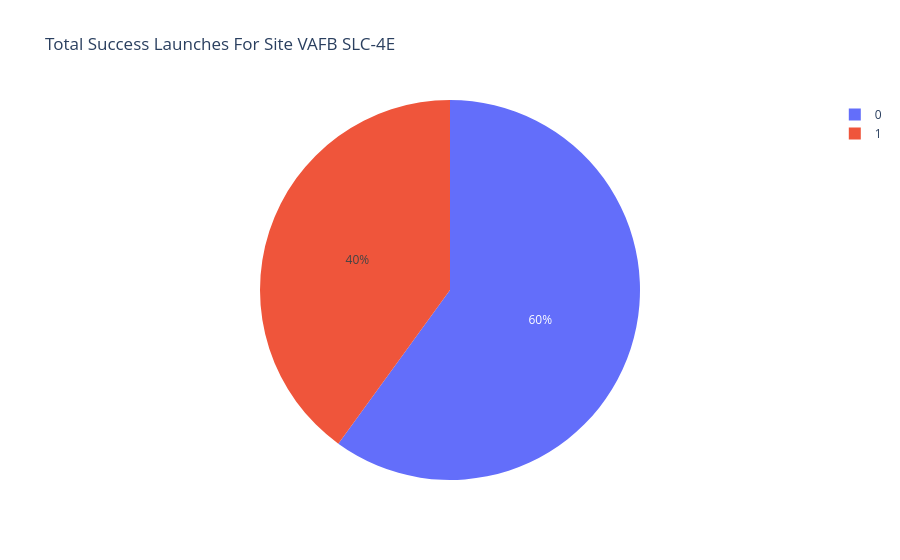

This figure's notebook cell:
### Code cell
# Prepare the data for the ie chart
data_pie = pd.DataFrame({
    'category': ['0', '1'],
    'values': [class0, class1]
})

# Create the pie chart
fig = px.pie(data_pie, names='category', values='values', title='Total Success Launches For Site ' +site)
fig.show()

### Figure 1 — Plotly figure (JSON) as saved in the notebook; plotly's stock layout.template omitted (floating-point values rounded to 4 significant figures)
{"data": [{"domain": {"x": [0, 1], "y": [0, 1]}, "hovertemplate": "category=%{label}<br>value=%{value}<extra></extra>", "labels": ["0", "1"], "legendgroup": "", "name": "", "showlegend": true, "type": "pie", "values": [6, 4]}], "layout": {"legend": {"tracegroupgap": 0}, "title": {"text": "Total Success Launches For Site VAFB SLC-4E"}}}
